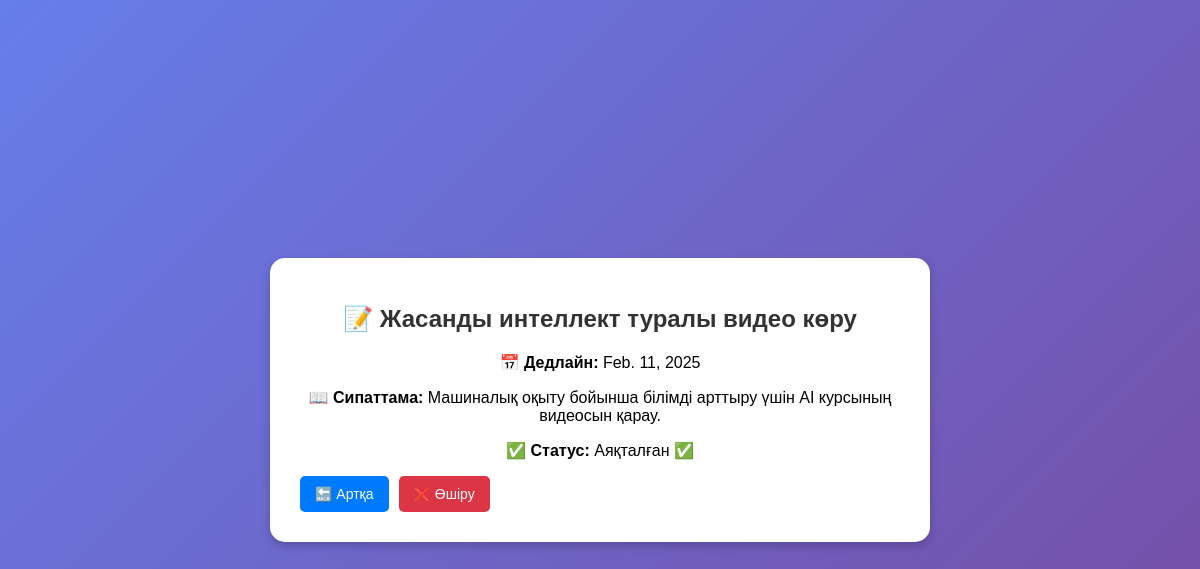
The page /todos/2/ on the database its author committed.
### todos/models.py (models this page shows, shortened)
class Todo(models.Model):
    title = models.CharField(max_length=200)
    description = models.TextField()
    due_date = models.DateField()
    status = models.BooleanField(default=False)

### todos/views.py (the view)
# urls.py: path('<int:id>/', todo_detail, name='todo_detail'),
def todo_detail(request, id):
    todo = get_object_or_404(Todo, id=id)
    return render(request, "todos/todo_detail.html", {"todo": todo})

### todos/templates/todos/todo_detail.html (shortened to what this page needs)
{% load static %}
<!DOCTYPE html>
<html>
<head>
    <link rel="stylesheet" type="text/css" href="{% static 'todos/style.css' %}">
</head>
<body>
    <div class="container">
        <h1>📝 {{ todo.title }}</h1>
        <p><strong>📅 Дедлайн:</strong> {{ todo.due_date }}</p>
        <p><strong>📖 Сипаттама:</strong> {{ todo.description }}</p>
        <p><strong>✅ Статус:</strong> {% if todo.status %} Аяқталған ✅ {% else %} Аяқталмаған ❌ {% endif %}</p>
        <div class="buttons">
            <a href="{% url 'todo_list' %}">
                <button class="back-btn">🔙 Артқа</button>
            </a>
            <a href="{% url 'todo_delete' todo.id %}">
                <button class="delete-btn">❌ Өшіру</button>
            </a>
        </div>
    </div>
</body>
</html>

### todos/static/todos/style.css (style rules this page uses)
body { font-family: 'Poppins', sans-serif; background: linear-gradient(135deg, #667eea, #764ba2); color: white; margin: 0; padding: 0; display: flex; flex-direction: column; align-items: center; justify-content: center; min-height: 100vh; }
.container { background: white; padding: 30px; border-radius: 15px; box-shadow: 0 4px 10px rgba(0, 0, 0, 0.2); max-width: 600px; width: 90%; text-align: center; color: black; }
h1 { font-size: 24px; color: #333; margin-bottom: 20px; }
.buttons { margin-top: 10px; display: flex; gap: 10px; }
button { background: #007bff; color: white; border: none; padding: 10px 15px; cursor: pointer; border-radius: 5px; transition: 0.3s; font-size: 14px; }
.delete-btn { background: #dc3545; }

### rows shown on the page
Todo: title "Жасанды интеллект туралы видео көру", due_date "Feb. 11, 2025", description "Машиналық оқыту бойынша білімді арттыру үшін AI курсының видеосын қарау."
